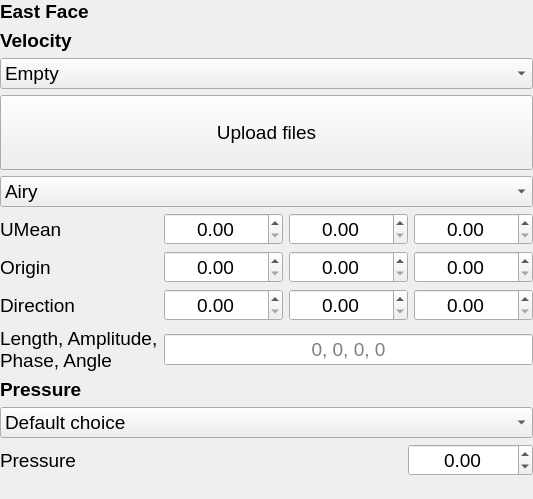
<?xml version="1.0" encoding="UTF-8"?>
<ui version="4.0">
 <class>boundaryData</class>
 <widget class="QFrame" name="boundaryData">
  <property name="geometry">
   <rect>
    <x>0</x>
    <y>0</y>
    <width>416</width>
    <height>499</height>
   </rect>
  </property>
  <property name="windowTitle">
   <string>Frame</string>
  </property>
  <layout class="QVBoxLayout" name="verticalLayout">
   <property name="leftMargin">
    <number>0</number>
   </property>
   <property name="topMargin">
    <number>0</number>
   </property>
   <property name="rightMargin">
    <number>0</number>
   </property>
   <property name="bottomMargin">
    <number>0</number>
   </property>
   <item>
    <widget class="QLabel" name="Lbl_H1">
     <property name="font">
      <font>
       <pointsize>14</pointsize>
       <weight>75</weight>
       <bold>true</bold>
      </font>
     </property>
     <property name="text">
      <string>&lt;html&gt;&lt;head/&gt;&lt;body&gt;&lt;p&gt;East Face&lt;/p&gt;&lt;/body&gt;&lt;/html&gt;</string>
     </property>
    </widget>
   </item>
   <item>
    <widget class="QLabel" name="Lbl_VelBC">
     <property name="font">
      <font>
       <pointsize>14</pointsize>
       <weight>75</weight>
       <bold>true</bold>
      </font>
     </property>
     <property name="text">
      <string>Velocity</string>
     </property>
    </widget>
   </item>
   <item>
    <widget class="QComboBox" name="Cmb_UBC">
     <property name="font">
      <font>
       <pointsize>14</pointsize>
      </font>
     </property>
     <property name="toolTip">
      <string>Choose type of velocity boundary condition on East face</string>
     </property>
     <property name="toolTipDuration">
      <number>10000</number>
     </property>
     <item>
      <property name="text">
       <string>Empty</string>
      </property>
     </item>
     <item>
      <property name="text">
       <string>Inlet: Constant velocity</string>
      </property>
     </item>
     <item>
      <property name="text">
       <string>Inlet: Wave input</string>
      </property>
     </item>
     <item>
      <property name="text">
       <string>Inlet: Time-varying uniform velocity</string>
      </property>
     </item>
     <item>
      <property name="text">
       <string>Inlet: Time-varying non-uniform velocity</string>
      </property>
     </item>
     <item>
      <property name="text">
       <string>Outlet: Phase-mean velocity</string>
      </property>
     </item>
     <item>
      <property name="text">
       <string>Outlet: flowRateOutletVelocity</string>
      </property>
     </item>
     <item>
      <property name="text">
       <string>Outlet: inletOutlet</string>
      </property>
     </item>
     <item>
      <property name="text">
       <string>Wall: noSlip</string>
      </property>
     </item>
    </widget>
   </item>
   <item>
    <widget class="QPushButton" name="Btn_UploadFile">
     <property name="font">
      <font>
       <pointsize>14</pointsize>
      </font>
     </property>
     <property name="toolTip">
      <string>Upload files for time-varying velocity boundary conditions on East face</string>
     </property>
     <property name="toolTipDuration">
      <number>10000</number>
     </property>
     <property name="text">
      <string>
Upload files
</string>
     </property>
    </widget>
   </item>
   <item>
    <widget class="QComboBox" name="Cmb_WaveType">
     <property name="font">
      <font>
       <pointsize>14</pointsize>
      </font>
     </property>
     <property name="toolTip">
      <string>Types of wave inputs on East face</string>
     </property>
     <property name="toolTipDuration">
      <number>10000</number>
     </property>
     <item>
      <property name="text">
       <string>Airy</string>
      </property>
     </item>
     <item>
      <property name="text">
       <string>Stokes2</string>
      </property>
     </item>
     <item>
      <property name="text">
       <string>Stokes5</string>
      </property>
     </item>
     <item>
      <property name="text">
       <string>Solitary</string>
      </property>
     </item>
     <item>
      <property name="text">
       <string>Custom</string>
      </property>
     </item>
    </widget>
   </item>
   <item>
    <layout class="QGridLayout" name="GLY_Vel">
     <item row="0" column="2">
      <widget class="QDoubleSpinBox" name="DSpBx_UMeanY">
       <property name="font">
        <font>
         <pointsize>14</pointsize>
        </font>
       </property>
       <property name="alignment">
        <set>Qt::AlignCenter</set>
       </property>
       <property name="maximum">
        <double>100000.000000000000000</double>
       </property>
      </widget>
     </item>
     <item row="2" column="3">
      <widget class="QDoubleSpinBox" name="DSpBx_DirnZ">
       <property name="font">
        <font>
         <pointsize>14</pointsize>
        </font>
       </property>
       <property name="alignment">
        <set>Qt::AlignCenter</set>
       </property>
       <property name="maximum">
        <double>100000.000000000000000</double>
       </property>
      </widget>
     </item>
     <item row="1" column="3">
      <widget class="QDoubleSpinBox" name="DSpBx_OZ">
       <property name="font">
        <font>
         <pointsize>14</pointsize>
        </font>
       </property>
       <property name="alignment">
        <set>Qt::AlignCenter</set>
       </property>
       <property name="maximum">
        <double>100000.000000000000000</double>
       </property>
      </widget>
     </item>
     <item row="1" column="2">
      <widget class="QDoubleSpinBox" name="DSpBx_OY">
       <property name="font">
        <font>
         <pointsize>14</pointsize>
        </font>
       </property>
       <property name="alignment">
        <set>Qt::AlignCenter</set>
       </property>
       <property name="maximum">
        <double>100000.000000000000000</double>
       </property>
      </widget>
     </item>
     <item row="1" column="0">
      <widget class="QLabel" name="Lbl_Origin">
       <property name="font">
        <font>
         <pointsize>14</pointsize>
        </font>
       </property>
       <property name="text">
        <string>Origin</string>
       </property>
      </widget>
     </item>
     <item row="2" column="2">
      <widget class="QDoubleSpinBox" name="DSpBx_DirnY">
       <property name="font">
        <font>
         <pointsize>14</pointsize>
        </font>
       </property>
       <property name="alignment">
        <set>Qt::AlignCenter</set>
       </property>
       <property name="maximum">
        <double>100000.000000000000000</double>
       </property>
      </widget>
     </item>
     <item row="0" column="0">
      <widget class="QLabel" name="Lbl_Umean">
       <property name="font">
        <font>
         <pointsize>14</pointsize>
        </font>
       </property>
       <property name="text">
        <string>UMean</string>
       </property>
      </widget>
     </item>
     <item row="0" column="1">
      <widget class="QDoubleSpinBox" name="DSpBx_UMeanX">
       <property name="font">
        <font>
         <pointsize>14</pointsize>
        </font>
       </property>
       <property name="alignment">
        <set>Qt::AlignCenter</set>
       </property>
       <property name="maximum">
        <double>100000.000000000000000</double>
       </property>
      </widget>
     </item>
     <item row="0" column="3">
      <widget class="QDoubleSpinBox" name="DSpBx_UMeanZ">
       <property name="font">
        <font>
         <pointsize>14</pointsize>
        </font>
       </property>
       <property name="alignment">
        <set>Qt::AlignCenter</set>
       </property>
       <property name="maximum">
        <double>100000.000000000000000</double>
       </property>
      </widget>
     </item>
     <item row="2" column="0">
      <widget class="QLabel" name="Lbl_Dirn">
       <property name="font">
        <font>
         <pointsize>14</pointsize>
        </font>
       </property>
       <property name="text">
        <string>Direction</string>
       </property>
      </widget>
     </item>
     <item row="2" column="1">
      <widget class="QDoubleSpinBox" name="DSpBx_DirnX">
       <property name="font">
        <font>
         <pointsize>14</pointsize>
        </font>
       </property>
       <property name="alignment">
        <set>Qt::AlignCenter</set>
       </property>
       <property name="maximum">
        <double>100000.000000000000000</double>
       </property>
      </widget>
     </item>
     <item row="1" column="1">
      <widget class="QDoubleSpinBox" name="DSpBx_OX">
       <property name="font">
        <font>
         <pointsize>14</pointsize>
        </font>
       </property>
       <property name="alignment">
        <set>Qt::AlignCenter</set>
       </property>
       <property name="maximum">
        <double>100000.000000000000000</double>
       </property>
      </widget>
     </item>
     <item row="3" column="0">
      <widget class="QLabel" name="Lbl_WavePara">
       <property name="font">
        <font>
         <pointsize>14</pointsize>
        </font>
       </property>
       <property name="text">
        <string>Length, Amplitude, 
Phase, Angle</string>
       </property>
      </widget>
     </item>
     <item row="3" column="1" colspan="3">
      <widget class="QLineEdit" name="Led_WavePara">
       <property name="font">
        <font>
         <pointsize>14</pointsize>
        </font>
       </property>
       <property name="toolTip">
        <string>Length, amplitude, phase and angle of the wave</string>
       </property>
       <property name="toolTipDuration">
        <number>10000</number>
       </property>
       <property name="alignment">
        <set>Qt::AlignCenter</set>
       </property>
       <property name="placeholderText">
        <string>0, 0, 0, 0</string>
       </property>
      </widget>
     </item>
    </layout>
   </item>
   <item>
    <widget class="QLabel" name="Lbl_PresBC">
     <property name="font">
      <font>
       <pointsize>14</pointsize>
       <weight>75</weight>
       <bold>true</bold>
      </font>
     </property>
     <property name="text">
      <string>Pressure</string>
     </property>
    </widget>
   </item>
   <item>
    <widget class="QComboBox" name="Cmb_PresBC">
     <property name="font">
      <font>
       <pointsize>14</pointsize>
      </font>
     </property>
     <property name="toolTip">
      <string>Choose type of pressure boundary condition on East face</string>
     </property>
     <property name="toolTipDuration">
      <number>10000</number>
     </property>
     <item>
      <property name="text">
       <string>Default choice</string>
      </property>
     </item>
     <item>
      <property name="text">
       <string>Inlet / Outlet / Wall: Zero gradient</string>
      </property>
     </item>
     <item>
      <property name="text">
       <string>Inlet: Calculated pressure</string>
      </property>
     </item>
     <item>
      <property name="text">
       <string>Outlet: Total pressure</string>
      </property>
     </item>
     <item>
      <property name="text">
       <string>Wall: Fixed flux</string>
      </property>
     </item>
    </widget>
   </item>
   <item>
    <layout class="QHBoxLayout" name="HLY_Pres" stretch="1,0">
     <item>
      <widget class="QLabel" name="Lbl_Pres">
       <property name="font">
        <font>
         <pointsize>14</pointsize>
        </font>
       </property>
       <property name="text">
        <string>Pressure</string>
       </property>
      </widget>
     </item>
     <item>
      <widget class="QDoubleSpinBox" name="DSpBx_Pres">
       <property name="font">
        <font>
         <pointsize>14</pointsize>
        </font>
       </property>
       <property name="alignment">
        <set>Qt::AlignCenter</set>
       </property>
       <property name="minimum">
        <double>-1000000.000000000000000</double>
       </property>
       <property name="maximum">
        <double>10000000.000000000000000</double>
       </property>
      </widget>
     </item>
    </layout>
   </item>
   <item>
    <spacer name="VSp">
     <property name="orientation">
      <enum>Qt::Vertical</enum>
     </property>
     <property name="sizeHint" stdset="0">
      <size>
       <width>20</width>
       <height>73</height>
      </size>
     </property>
    </spacer>
   </item>
  </layout>
 </widget>
 <resources/>
 <connections/>
</ui>
